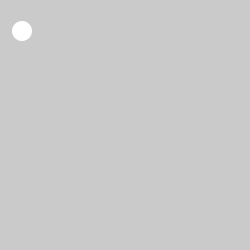
Frame 1 (no input)
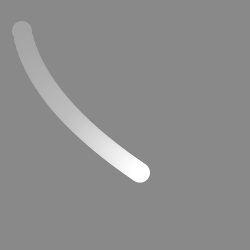
Frame 60 (the mouse pressed at the canvas centre just before this capture)
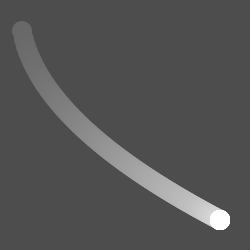
Frame 120 (the mouse held since frame 60 and released just before this capture)

The Processing sketch that drew these frames (run headless with seeded random() and noise(); from frame 60 on, the mouse is pressed at the canvas centre):

// Processing sketch: processing_27237
// ── processing_27237.pde

// Moving Along Curves
// from: http://web.arch.usyd.edu.au/~rob/teaching/2010/DECO1012/lectures/DECO1012-Lecture-08.pdf

float beginX = 20.0; // Initial x-coordinate
float beginY = 10.0; // Initial y-coordinate
float endX = 220.0; // Final x-coordinate
float endY = 220.0; // Final y-coordinate
float distX; // X-axis distance to move
float distY; // Y-axis distance to move
float exponent = 0.5; // Determines the curve
float x = 0.0; // Current x-coordinate
float y = 0.0; // Current y-coordinate
float step = 0.01; // Size of each step along the path
float pct = 0.0; // Percentage traveled (0.0 to 1.0)

void setup() {
  size(250, 250);
  noStroke();
  smooth();
  distX = endX - beginX;
  distY = endY - beginY;
}
void draw() {
  fill(0, 2);
  rect(0, 0, width, height);
  pct += step;
  if (pct < 1.0) {
    x = beginX + (pct * distX);
    y = beginY + (pow(pct, exponent) * distY);
  }
  fill(255);
  ellipse(x, y, 20, 20);
}
